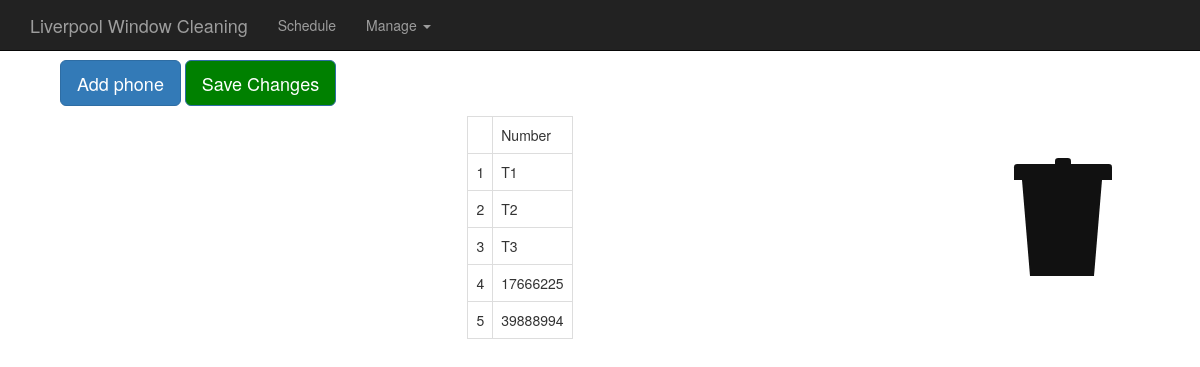
/phones, run on an earlier commit of the app's database.
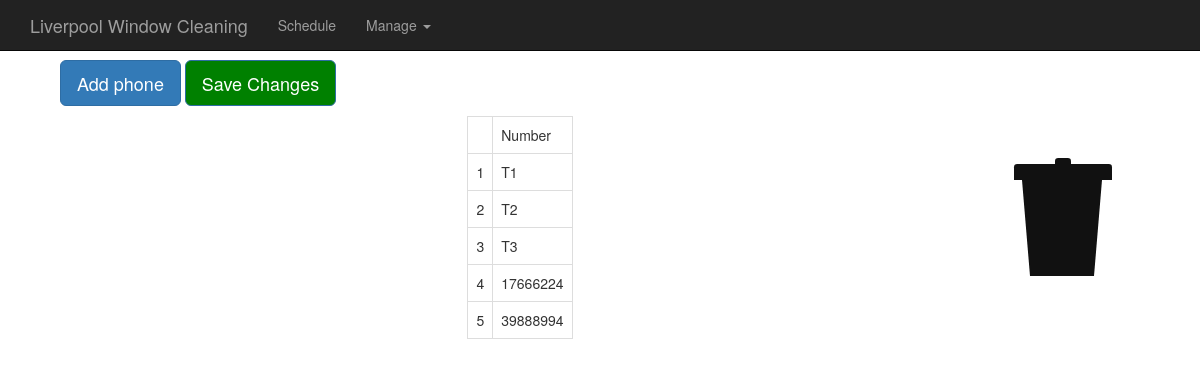
And on a later commit of the database.
### daily/models.py (models this page shows, shortened)
class Phone(models.Model):
  number = models.CharField(max_length=10)

### daily/views.py (the view)
# urls.py: url(r'^phones', views.manage_phones, name='phones'),
def manage_phones(request):
  phones = Phone.objects.all()
  context = {'phones': phones}
  return render(request, 'daily/phones.html', context)

### daily/templates/daily/phones.html (shortened to what this page needs)
{% extends 'daily/base.html' %}
{% load static %}
{% block content %}
<div id="form-fields">
  <button type="button" class="btn btn-primary btn-lg"
    id="new-phone-button" onclick="addPhone()">Add phone</button>
  <button type="button" class="btn btn-primary btn-lg"
    id="save-button" onclick="updatePhones()">Save Changes</button>
</div>
<div class="h-box">
  <table class="table table-bordered" id="daily-table">
    <tbody>
      <tr>
        <td> </td>
        <td>Number</td>
      </tr>
      {% for phone in phones.all %}
      <tr class="phone">
        <td>{{ phone.id }}</td>
        <td class="phone-number-td">{{ phone.number }}</td>
      </tr>
      {% endfor %}
    </tbody>
  </table>
  <ol class='trash category_trash'>
    <li>
    <div class="lid"></div>
    <div class="lidcap"></div>
    <div class="bin"></div>
    </li>
  </ol>
</div>
      </body>
      {% endblock %}

What changed in the data, as far as the page shows it:
changed Phone id 4: number "17666225" → "17666224"
